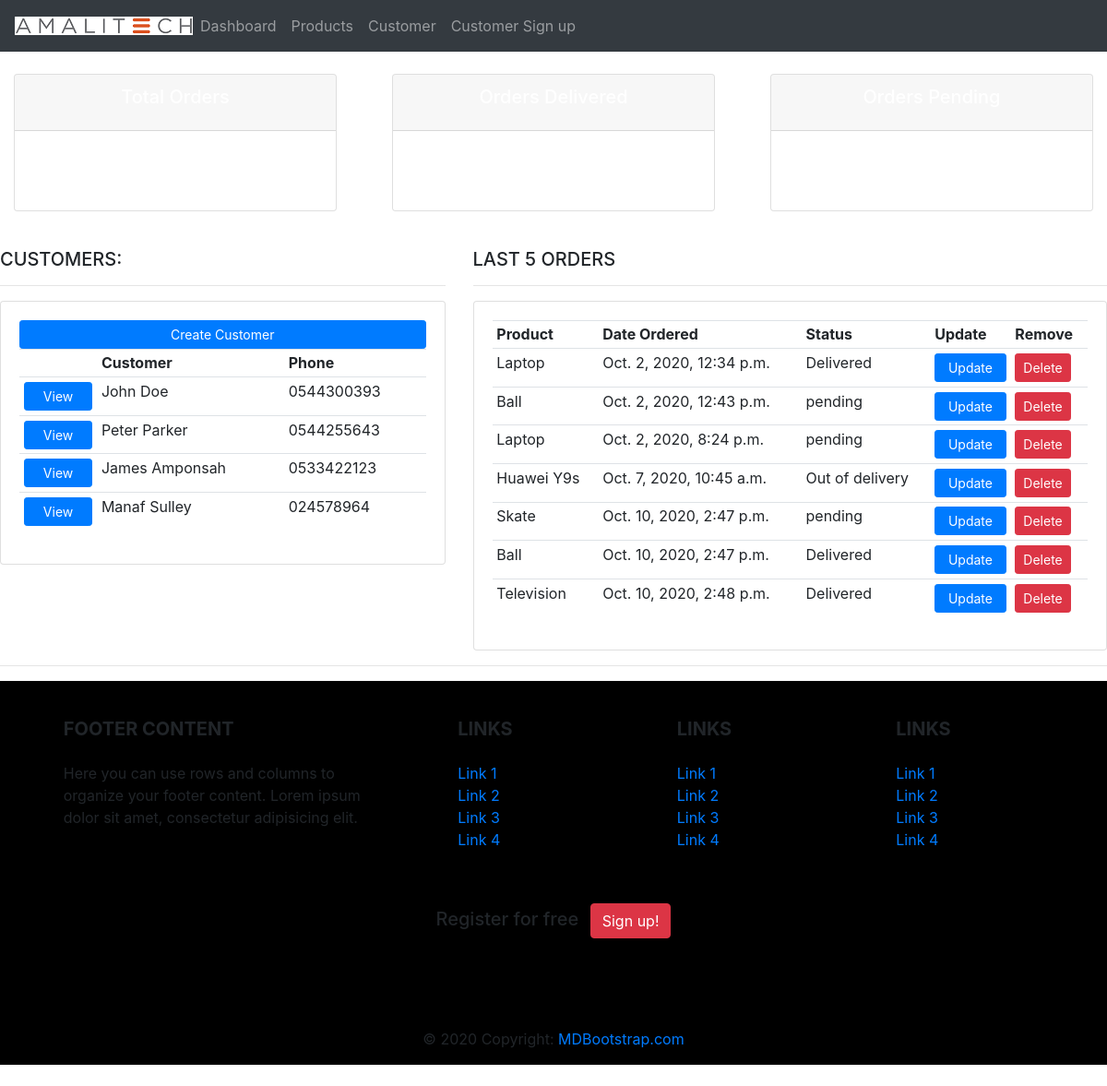
The app's page /, older data.
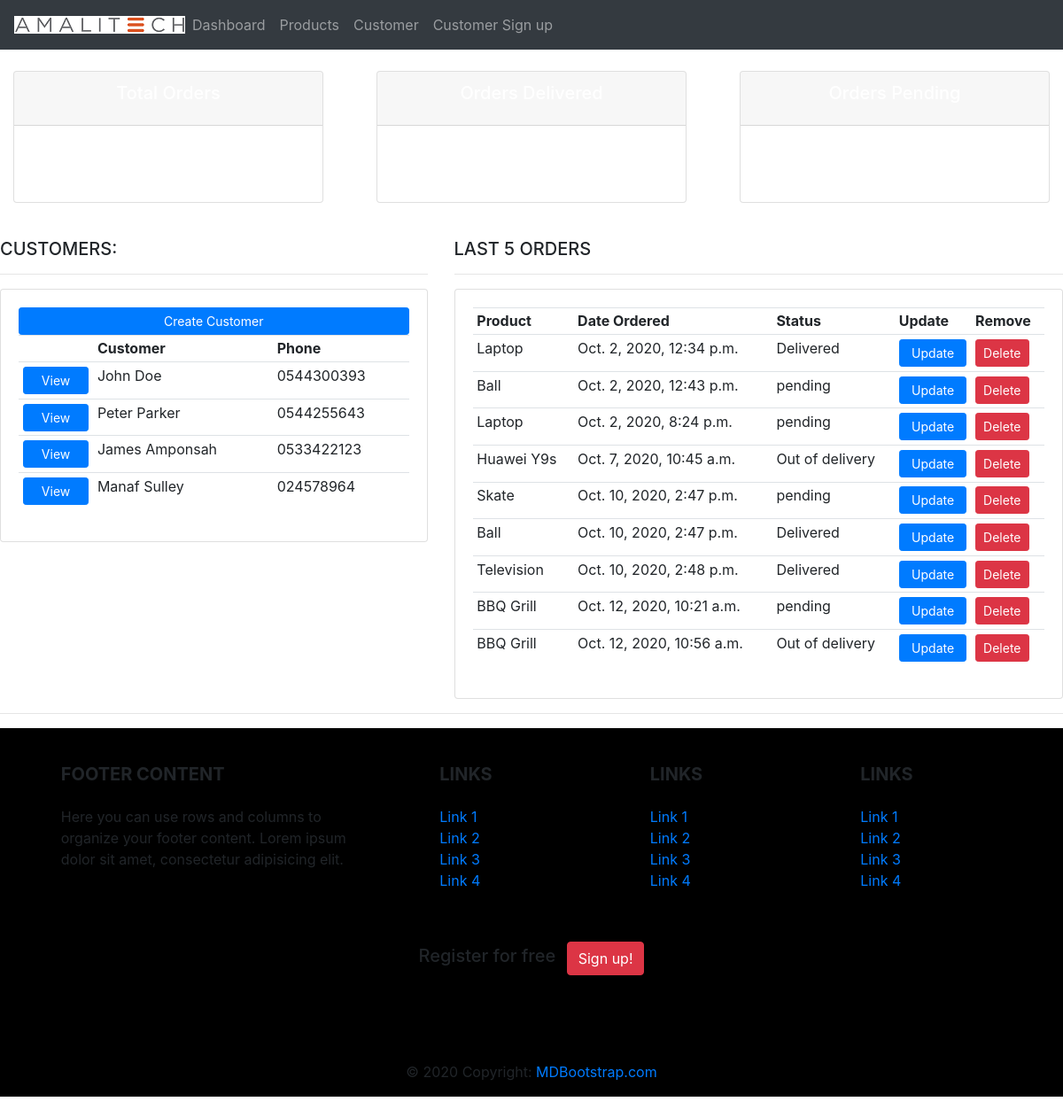
The same page, newer data.
### accounts/models.py (models this page shows, shortened)
class Customer(models.Model):
    name = models.CharField(max_length=283, null=True)
    phone = models.CharField(max_length=283, null=True)
    email = models.CharField(max_length=283, null=True)
    date_created = models.DateTimeField(auto_now_add=True)

class Order(models.Model):
    STATUS = (
        ('pending', 'Pending'),
        ('Out of delivery', 'Out of delivery'),
        ('Delivered', 'Delivered')
    )
    customer = models.ForeignKey(Customer, null = True, on_delete=models.SET_NULL)
    product = models.ForeignKey(Products, null = True, on_delete=models.SET_NULL)
    date_created = models.DateTimeField(auto_now_add=True)
    status = models.CharField(max_length=200, null=True, choices=STATUS )

class Products(models.Model):
    CATEGORY = (
        ('Indoor', 'Indoor'),
        ('Out Door', 'Out Door'),
    )
    name = models.CharField(max_length=200, null=True)
    price = models.FloatField(null=True)
    category = models.CharField(max_length=283, null=True, choices=CATEGORY)
    description = models.CharField(max_length=283, null=True, blank=True)
    date_created = models.DateTimeField(auto_now_add=True)
    tags = models.ManyToManyField(Tag)
    def __str__(self):
        return self.name

### accounts/views.py (the view)
# urls.py: path('', views.home, name = 'home'),
def home(request):
    orders = Order.objects.all()
    customers = Customer.objects.all()
    total_customers = customers.count()
    total_orders = orders.count()
    delivered = orders.filter(status ='Delivered').count()
    pending = orders.filter(status = 'pending').count()
    context = {
        'orders' : orders,
        'customers' : customers,
        'total_orders': total_orders,
        'delivered':delivered,
        'total_customers':total_customers,
        'pending': pending
    }
    return render(request, 'home.html', context)

### templates/home.html (shortened to what this page needs)
{% extends 'main.html'%}
{%block  content%}
{% include 'status.html'%}
<br>
<div class="row">
	<div class="col-md-5">
		<h5>CUSTOMERS:</h5>
		<hr>
		<div class="card card-body">
			<a class="btn btn-primary  btn-sm btn-block" href="">Create Customer</a>
			<table class="table table-sm">
				<tr>
				<th></th>
					<th>Customer</th>
					<th>Phone</th>
				</tr>
				{%for i in customers%}
				<tr>
					<td><a class="btn btn-primary btn-sm btn-block" href="{% url 'customer' i.id %}">View</a> </td>
					<td>{{i.name}}</td>
					<td>{{i.phone}}</td>
				</tr>
				{%endfor%}
			</table>
		</div>
	</div>
	<div class="col-md-7">
		<h5>LAST 5 ORDERS</h5>
		<hr>
		<div class="card card-body">
			<table class="table table-sm">
				<tr>
					<th>Product</th>
					<th>Date Ordered</th>
					<th>Status</th>
					<th>Update</th>
					<th>Remove</th>
				{%for order in orders%}
				<tr>
					<td>{{order.product}}</td>
					<td>{{order.date_created}}</td>
					<td>{{order.status}}</td>
					<td> <a class="btn btn-primary btn-sm btn-block" href="{%url 'update_order' order.id %}">Update</a></td>
					<td> <a class="btn btn-primary btn-sm btn-danger" href="{%url 'delete_order' order.id %}">Delete</a></td>
				</tr>
				{%endfor%}
			</table>
		</div>
	</div>
</div>
{%endblock%}

Row changes from the older to the newer data that the page shows:
added Order: product "BBQ Grill", date_created "Oct. 12, 2020, 10:21 a.m.", status "pending"
added Order: product "BBQ Grill", date_created "Oct. 12, 2020, 10:56 a.m.", status "Out of delivery"
